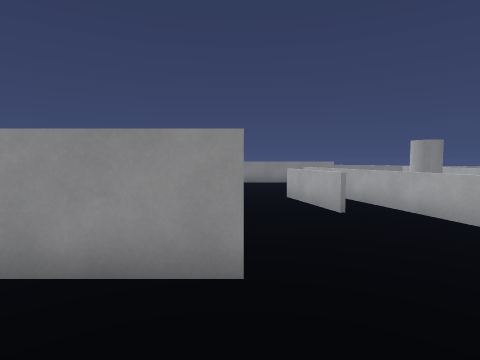
[1] (above)

17 first-person views from a walk through a Unity game level. The camera is 1.3 m above the floor, tilts 4° down and sees 80° across. The floor is counted in squares, 1 m on a side. Each view is taken from the middle of a square. On the plan, view 1 faces up. The plan holds only what a view shows up to about 13 squares ahead; the rest is blank. The place goes on beyond the plan. The player is left out.

[2]
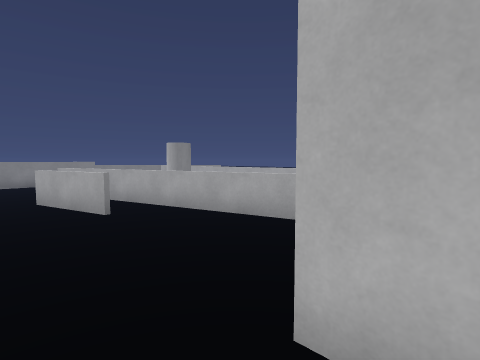

[3]
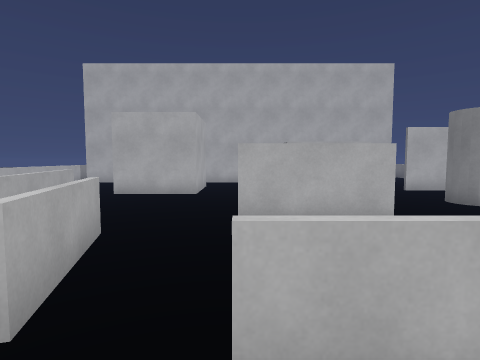

[4]
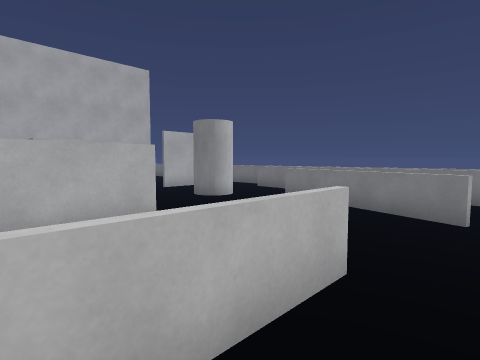

[5]
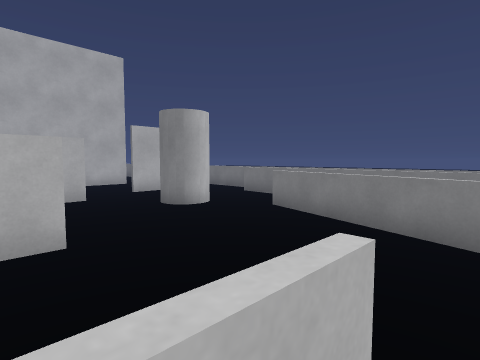

[6]
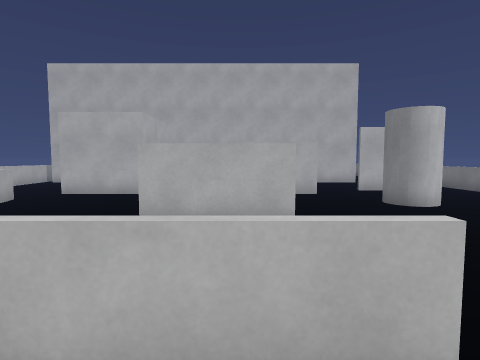

[7]
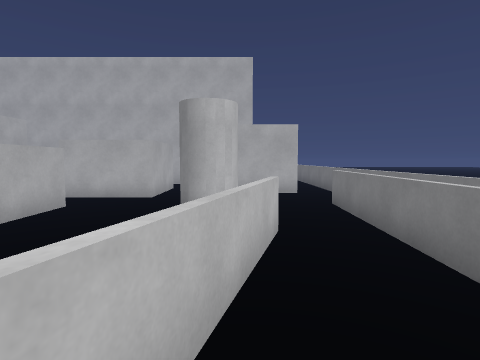

[8]
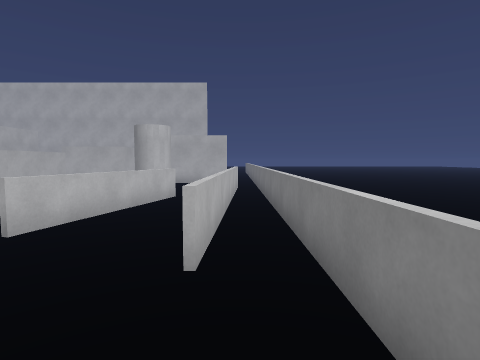

[9]
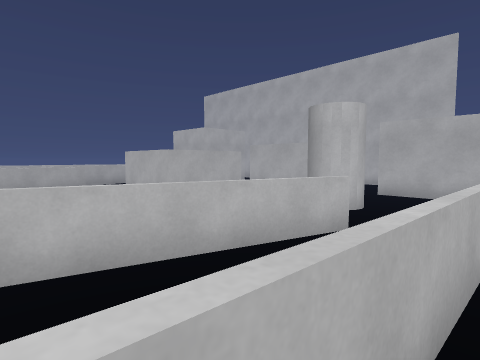

[10]
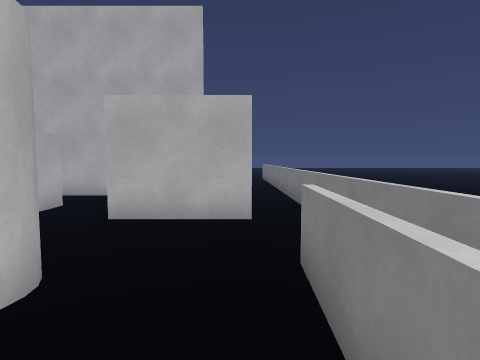

[11]
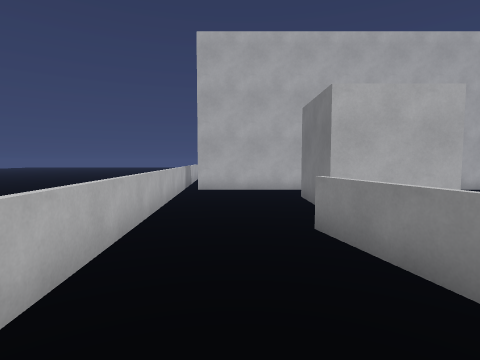

[12]
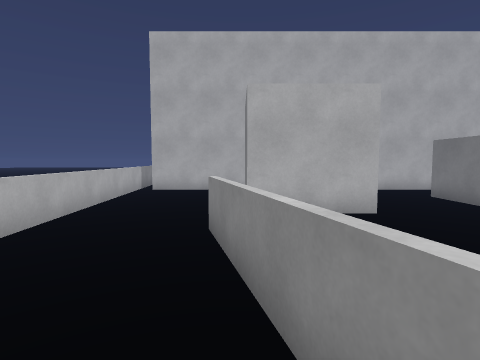

[13]
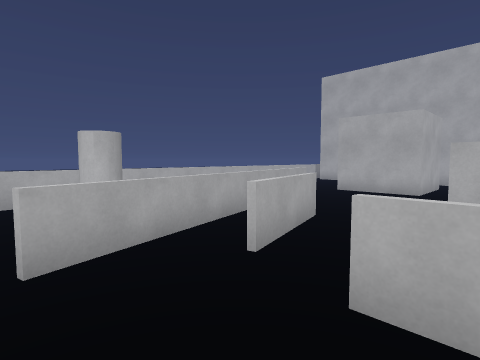

[14]
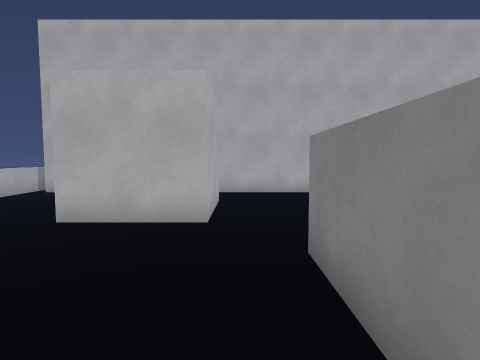

[15]
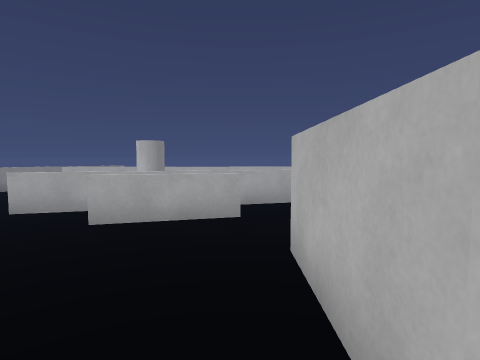

[16]
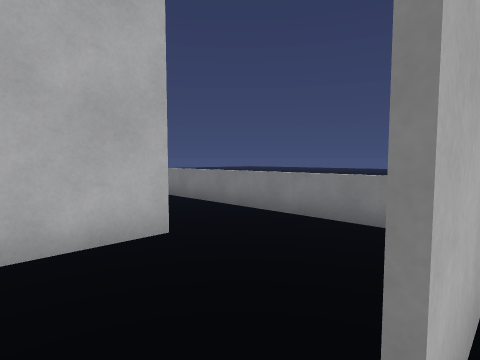

[17]
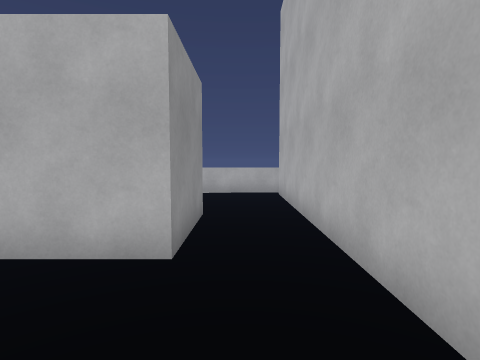

### Floor plan
Key: @ floor where view 1 was taken; # wall or solid block; x gap in a wall; . floor; = window, fence, low wall or low ledge; ^ raised ledge; C cylinder.
Columns run from 21 left of view 1 to 17 right of it. Each row starts with its distance up from view 1.
 17                       ==     x
 16           .            .     ==
 15          =            ..     =
 14          =            .. .   =
 13          = =        . ....   ==
 12          = =       . ...=   ..=
 11          =.=..=.  ......=   C =
 10          =.=..=.  ====.=== CC =
  9     ..   =.=.==..... ..=#=    =
  8    ...   == .=       ..=#=. . =
  7   ....   == .=....   ..===.   =
  6  .....   ==.==....^^^^...==   =
  5  .....   ==.......^  ^....=   =
  4 ......   ==..CC...^  ^....=   =
  3 ......   ==..CC...^^^^....=   =
  2          =....................=
  1          =......####...####...=
  0          =.###..#  #.@.#  #...=
 -1          =......#  #...#  #...=
 -2          =..  ..#  #...####...=
 -3          =..   ... .....  ....=
 -4          =.     ........ .....==     ..
 -5          =.. #################x=     ..
 -6  ..      =..
 -7  ..      =..
 -8          =.

Where each view was taken, in squares from view 1:
view 1: 0 up, 0 right, facing up
view 2: 0 up, 0 right, facing up-right
view 3: 12 up, 0 right, facing down
view 4: 12 up, 0 right, facing down-left
view 5: 11 up, 2 left, facing down-left
view 6: 12 up, 2 left, facing down
view 7: 11 up, 8 left, facing down
view 8: 16 up, 11 left, facing down
view 9: 11 up, 11 left, facing down-right
view 10: 6 up, 10 left, facing down
view 11: 8 up, 7 right, facing down
view 12: 8 up, 5 right, facing down
view 13: 13 up, 1 left, facing down-right
view 14: 7 up, 1 right, facing down
view 15: 7 up, 4 left, facing right
view 16: 0 up, 6 left, facing down-left
view 17: 3 down, 2 left, facing right
